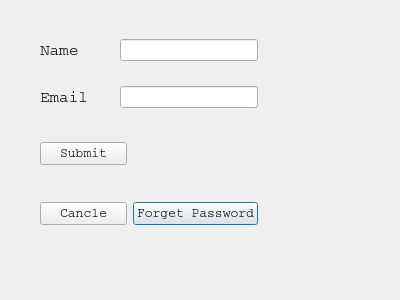
<?xml version="1.0" encoding="UTF-8"?>
<ui version="4.0">
 <class>Dialog</class>
 <widget class="QDialog" name="Dialog">
  <property name="geometry">
   <rect>
    <x>0</x>
    <y>0</y>
    <width>400</width>
    <height>300</height>
   </rect>
  </property>
  <property name="windowTitle">
   <string>Dialog</string>
  </property>
  <widget class="QWidget" name="">
   <property name="geometry">
    <rect>
     <x>40</x>
     <y>39</y>
     <width>218</width>
     <height>186</height>
    </rect>
   </property>
   <layout class="QGridLayout" name="gridLayout">
    <item row="0" column="0">
     <widget class="QLabel" name="label">
      <property name="font">
       <font>
        <family>Courier</family>
        <pointsize>12</pointsize>
       </font>
      </property>
      <property name="text">
       <string>Name</string>
      </property>
     </widget>
    </item>
    <item row="2" column="2" colspan="2">
     <widget class="QLineEdit" name="lineEdit_2"/>
    </item>
    <item row="3" column="1">
     <spacer name="verticalSpacer_2">
      <property name="orientation">
       <enum>Qt::Vertical</enum>
      </property>
      <property name="sizeHint" stdset="0">
       <size>
        <width>20</width>
        <height>38</height>
       </size>
      </property>
     </spacer>
    </item>
    <item row="0" column="2" colspan="2">
     <widget class="QLineEdit" name="lineEdit"/>
    </item>
    <item row="6" column="3">
     <widget class="QPushButton" name="pushButton_3">
      <property name="font">
       <font>
        <family>Courier</family>
        <pointsize>10</pointsize>
       </font>
      </property>
      <property name="text">
       <string>Forget Password</string>
      </property>
     </widget>
    </item>
    <item row="2" column="0">
     <widget class="QLabel" name="label_2">
      <property name="font">
       <font>
        <family>Courier</family>
        <pointsize>12</pointsize>
       </font>
      </property>
      <property name="text">
       <string>Email</string>
      </property>
     </widget>
    </item>
    <item row="6" column="0" colspan="3">
     <widget class="QPushButton" name="pushButton_2">
      <property name="font">
       <font>
        <family>Courier</family>
        <pointsize>10</pointsize>
       </font>
      </property>
      <property name="text">
       <string>Cancle</string>
      </property>
     </widget>
    </item>
    <item row="1" column="3">
     <spacer name="verticalSpacer">
      <property name="orientation">
       <enum>Qt::Vertical</enum>
      </property>
      <property name="sizeHint" stdset="0">
       <size>
        <width>20</width>
        <height>28</height>
       </size>
      </property>
     </spacer>
    </item>
    <item row="4" column="0" colspan="3">
     <widget class="QPushButton" name="pushButton">
      <property name="font">
       <font>
        <family>Courier</family>
        <pointsize>10</pointsize>
       </font>
      </property>
      <property name="text">
       <string>Submit</string>
      </property>
     </widget>
    </item>
    <item row="5" column="0">
     <spacer name="verticalSpacer_3">
      <property name="orientation">
       <enum>Qt::Vertical</enum>
      </property>
      <property name="sizeHint" stdset="0">
       <size>
        <width>20</width>
        <height>40</height>
       </size>
      </property>
     </spacer>
    </item>
   </layout>
  </widget>
 </widget>
 <resources/>
 <connections/>
</ui>
